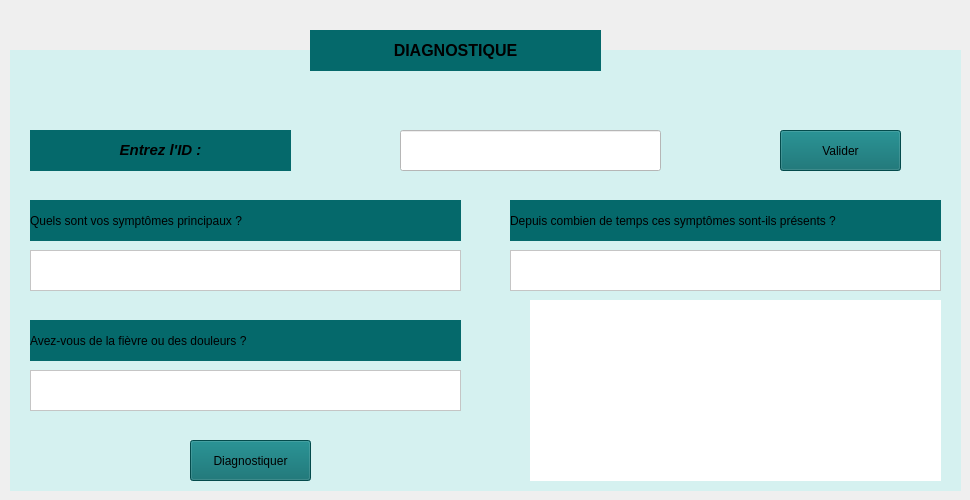
    <widget class="QWidget" name="tab_4">
     <attribute name="title">
      <string>Diagnostique</string>
     </attribute>
     <widget class="QLabel" name="label_34">
      <property name="geometry">
       <rect>
        <x>310</x>
        <y>30</y>
        <width>291</width>
        <height>41</height>
       </rect>
      </property>
      <property name="styleSheet">
       <string notr="true">background-color: rgb(5, 105, 107);</string>
      </property>
      <property name="text">
       <string>&lt;html&gt;&lt;head/&gt;&lt;body&gt;&lt;p align=&quot;center&quot;&gt;&lt;span style=&quot; font-size:12pt; font-weight:700;&quot;&gt;DIAGNOSTIQUE&lt;/span&gt;&lt;/p&gt;&lt;/body&gt;&lt;/html&gt;</string>
      </property>
     </widget>
     <widget class="QLabel" name="label_35">
      <property name="geometry">
       <rect>
        <x>30</x>
        <y>130</y>
        <width>261</width>
        <height>41</height>
       </rect>
      </property>
      <property name="font">
       <font>
        <kerning>true</kerning>
       </font>
      </property>
      <property name="styleSheet">
       <string notr="true">background-color: rgb(5, 105, 107);</string>
      </property>
      <property name="text">
       <string>&lt;html&gt;&lt;head/&gt;&lt;body&gt;&lt;p align=&quot;center&quot;&gt;&lt;span style=&quot; font-size:11pt; font-weight:700; font-style:italic;&quot;&gt;Entrez l'ID :&lt;/span&gt;&lt;/p&gt;&lt;/body&gt;&lt;/html&gt;</string>
      </property>
     </widget>
     <widget class="QLineEdit" name="lineEdit_13">
      <property name="geometry">
       <rect>
        <x>400</x>
        <y>130</y>
        <width>261</width>
        <height>41</height>
       </rect>
      </property>
      <property name="styleSheet">
       <string notr="true">background-color: rgb(255, 255, 255);</string>
      </property>
     </widget>
     <widget class="QPushButton" name="pushButton_23">
      <property name="geometry">
       <rect>
        <x>780</x>
        <y>130</y>
        <width>121</width>
        <height>41</height>
       </rect>
      </property>
      <property name="styleSheet">
       <string notr="true">background-color: rgb(5, 105, 107);</string>
      </property>
      <property name="text">
       <string>Valider</string>
      </property>
     </widget>
     <widget class="QLabel" name="label_36">
      <property name="geometry">
       <rect>
        <x>10</x>
        <y>50</y>
        <width>951</width>
        <height>441</height>
       </rect>
      </property>
      <property name="styleSheet">
       <string notr="true">background-color: rgb(213, 241, 240);</string>
      </property>
      <property name="text">
       <string/>
      </property>
     </widget>
     <widget class="QPushButton" name="diagnostiquer">
      <property name="geometry">
       <rect>
        <x>190</x>
        <y>440</y>
        <width>121</width>
        <height>41</height>
       </rect>
      </property>
      <property name="styleSheet">
       <string notr="true">background-color: rgb(5, 105, 107);</string>
      </property>
      <property name="text">
       <string>Diagnostiquer</string>
      </property>
     </widget>
     <widget class="QPlainTextEdit" name="q1">
      <property name="geometry">
       <rect>
        <x>30</x>
        <y>250</y>
        <width>431</width>
        <height>41</height>
       </rect>
      </property>
      <property name="styleSheet">
       <string notr="true">background-color: rgb(255, 255, 255);  /* Fond blanc */
color: rgb(0, 0, 0);  /* Texte noir */
</string>
      </property>
     </widget>
     <widget class="QLabel" name="Q1_2">
      <property name="geometry">
       <rect>
        <x>30</x>
        <y>200</y>
        <width>431</width>
        <height>41</height>
       </rect>
      </property>
      <property name="styleSheet">
       <string notr="true">background-color: rgb(5, 105, 107);</string>
      </property>
      <property name="text">
       <string>Quels sont vos symptômes principaux ?</string>
      </property>
     </widget>
     <widget class="QPlainTextEdit" name="q2">
      <property name="geometry">
       <rect>
        <x>510</x>
        <y>250</y>
        <width>431</width>
        <height>41</height>
       </rect>
      </property>
      <property name="styleSheet">
       <string notr="true">background-color: rgb(255, 255, 255);  /* Fond blanc */
color: rgb(0, 0, 0);  /* Texte noir */
</string>
      </property>
     </widget>
     <widget class="QLabel" name="Q1_3">
      <property name="geometry">
       <rect>
        <x>510</x>
        <y>200</y>
        <width>431</width>
        <height>41</height>
       </rect>
      </property>
      <property name="styleSheet">
       <string notr="true">background-color: rgb(5, 105, 107);</string>
      </property>
      <property name="text">
       <string>Depuis combien de temps ces symptômes sont-ils présents ?</string>
      </property>
     </widget>
     <widget class="QLabel" name="Q1_4">
      <property name="geometry">
       <rect>
        <x>30</x>
        <y>320</y>
        <width>431</width>
        <height>41</height>
       </rect>
      </property>
      <property name="styleSheet">
       <string notr="true">background-color: rgb(5, 105, 107);</string>
      </property>
      <property name="text">
       <string>Avez-vous de la fièvre ou des douleurs ?</string>
      </property>
     </widget>
     <widget class="QPlainTextEdit" name="q3">
      <property name="geometry">
       <rect>
        <x>30</x>
        <y>370</y>
        <width>431</width>
        <height>41</height>
       </rect>
      </property>
      <property name="styleSheet">
       <string notr="true">background-color: rgb(255, 255, 255);  /* Fond blanc */
color: rgb(0, 0, 0);  /* Texte noir */
</string>
      </property>
     </widget>
     <widget class="QLabel" name="aff_diagno">
      <property name="geometry">
       <rect>
        <x>530</x>
        <y>300</y>
        <width>411</width>
        <height>181</height>
       </rect>
      </property>
      <property name="styleSheet">
       <string notr="true">background-color: rgb(255, 255, 255);  /* Fond blanc */
color: rgb(0, 0, 0);  /* Texte noir */
</string>
      </property>
      <property name="text">
       <string/>
      </property>
     </widget>
     <zorder>label_36</zorder>
     <zorder>label_34</zorder>
     <zorder>label_35</zorder>
     <zorder>lineEdit_13</zorder>
     <zorder>pushButton_23</zorder>
     <zorder>diagnostiquer</zorder>
     <zorder>q1</zorder>
     <zorder>Q1_2</zorder>
     <zorder>q2</zorder>
     <zorder>Q1_3</zorder>
     <zorder>Q1_4</zorder>
     <zorder>q3</zorder>
     <zorder>aff_diagno</zorder>
    </widget>
